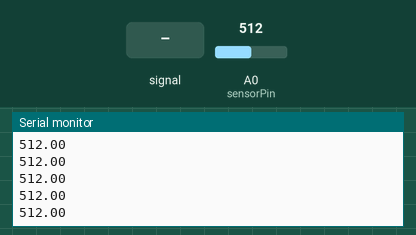
Simulated run of this sketch. Board: Arduino Uno, built with avr-gcc and run on an emulated ATmega328P. Parts: the last lines printed to the serial monitor. The test bench sets the inputs (shaded band); at power-on: A0 (sensorPin) = 512.

Above: at 1.2 s.
1.3 s: A0 (sensorPin) fed a 2 Hz sine of ±306 counts around its level
At 1.61 s:
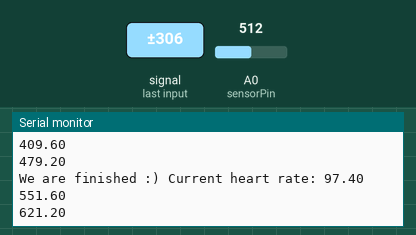
3.5 s: A0 (sensorPin) set to 716
At 3.62 s:
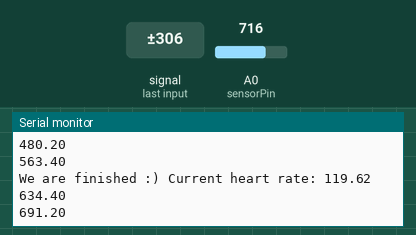
5.0 s: A0 (sensorPin) fed a 200 Hz sine of ±81 counts around its level
6.5 s: A0 (sensorPin) set to 900
At 6.67 s:
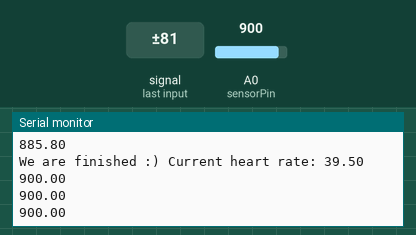
Timing chart, 0 to 9.0 s (numbered marks = the images above; inputs shaded):
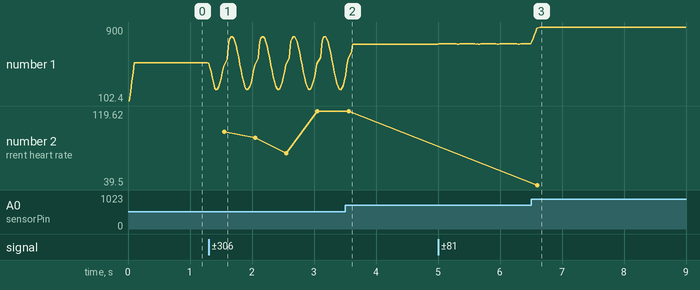

The sketch:

heart_rate.ino
```cpp
#define samp_size 5
#define rise_threshold 5
int sensorPin = 0;

// Variables
int reads[samp_size] = {0}; // Number of reads you can take at a time
int ptr = 0;
int sum = 0;
int n;
float reader, last, start, now, before, first, last_beat, second, third, print_value;
int rise_count;
bool rising;

void setup() {
  Serial.begin(9600);
}

void loop() {
  /*
   * Remove the noise from the signal here
   */
  n = 0;
  start = millis();
  reader = 0.;

  do {
    reader += analogRead (sensorPin); // add the current value
    n++;
    now = millis();
  } while (now < start + 20);         // wait until 20ms have elapsed

  reader /= n;                        // take the average of the values in 20ms

  /*
   * Smoothen out the signal here
   */
  sum -= reads[ptr];    // subtract the oldest reading
  sum += reader;        // add the most recent reading
  reads[ptr] = reader;  // replace the oldest reading with the most recent one

  last = float(sum) / samp_size;  // calculate the average of the last 20 points
  Serial.println(last);
  /*
   * Convert heartbeats to BPM (heart rate)
   */
  if (last > before) {  // consecutive reading is increasing
    rise_count++;
    if (!rising && rise_count > rise_threshold) { // heartbeat detected
      rising = true;    // Make rising true to prevent the same heartbeat being detected twice

      first = millis() - last_beat; // The interval between heartbeats
      last_beat = millis();

      // BPM will be the weighted average of the last three heartbeats
      print_value = 60000. / (0.4 * first + 0.3 * second + 0.3 * third);

      third = second;               // Update the previous heartbeat intervals
      second = first;
      Serial.print("We are finished :) ");
      Serial.print("Current heart rate: ");
      Serial.println(print_value);

    }
  } else { // Curve is falling, reset everything
    rising = false;
    rise_count = 0;
  }

  before = last;      // Update the 'before' reading
  ptr++;
  ptr %= samp_size;   // Make sure ptr is within samp_size
}
```

Measured:
- after the input at 1.3 s, the serial monitor: prints a new line at once (image 1)
- after the input at 6.5 s, the serial monitor: prints a new line at once (image 3)
- plotted number 1: 512 → 313 after the input at 1.3 s, 717.4 → 900 after the input at 6.5 s
- plotted number 2: 119.62 → 39.5 after the input at 6.5 s
